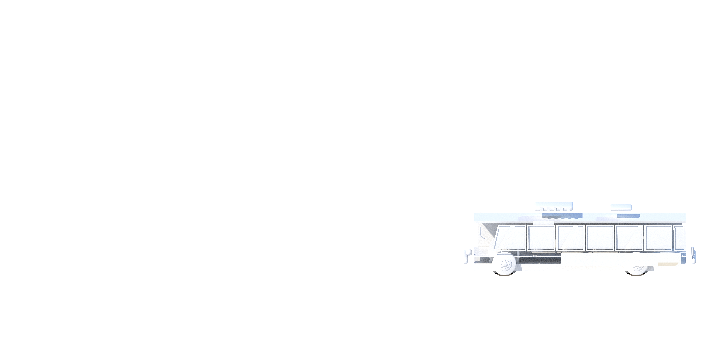
#> input picture assets/src_v2/render3d/work/dbg.png, 704 x 360 px
$ python view.py work/dbg.png work/shelter.png 5
#> lines starting #> are read from the running program, lines starting #| are printed output that depends on the picture
import sys
from PIL import Image
src, dst, k = sys.argv[1], sys.argv[2], int(sys.argv[3])
box = tuple(map(int, sys.argv[4:8])) if len(sys.argv) > 4 else None
im = Image.open(src).convert('RGBA')
#> im is the input picture: PIL image 704x360 RGBA; mean R, G, B, A 11.7, 11.9, 12.2, 13.1
bg = Image.new('RGBA', im.size, (255, 0, 255, 255)); bg.alpha_composite(im)
#> after `bg = Image.new('RGBA', im.size, (255, 0, 255, 255))`:
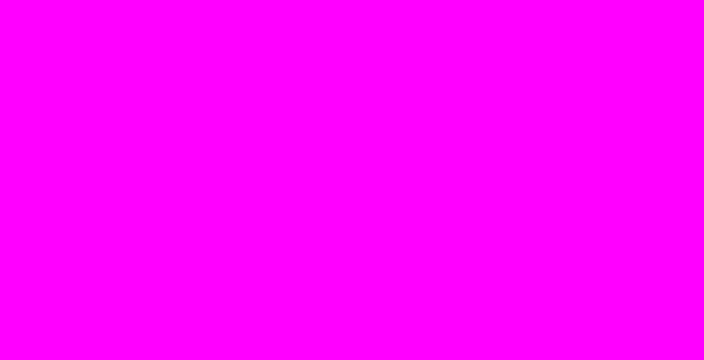
#> bg: PIL image 704x360 RGBA; mean R, G, B, A 255, 0, 255, 255
#> after `bg.alpha_composite(im)`:
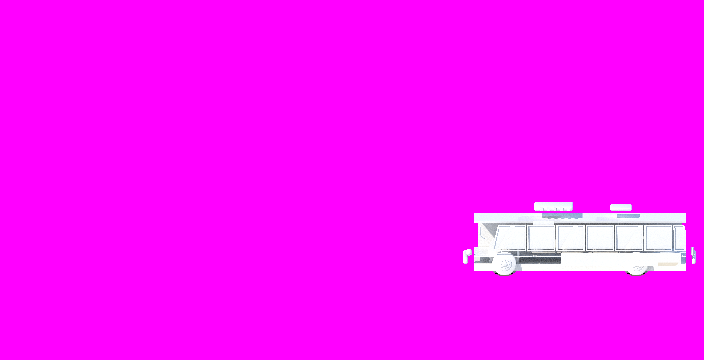
#> bg: PIL image 704x360 RGBA; mean R, G, B, A 253.6, 11.8, 254, 255
if box: bg = bg.crop(box)
bg.resize((bg.width * k, bg.height * k), Image.NEAREST).convert('RGB').save(dst)
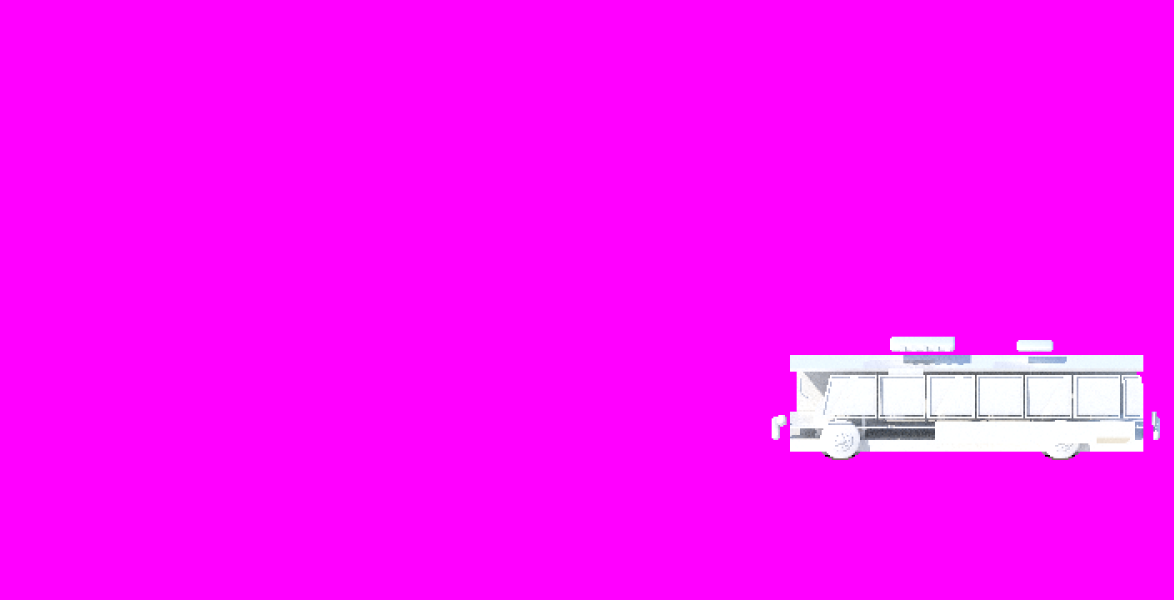
#> saved as shelter.png: PIL image 3520x1800 RGB (shown at 1/3 size); mean R, G, B 253.6, 11.8, 254
